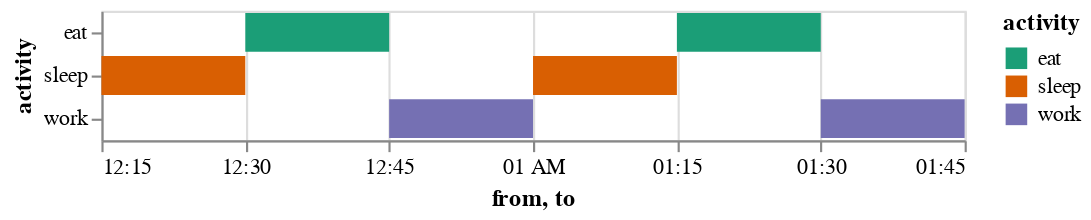

Write notebook code for a chart like this one.
### Code cell
alt.Chart(data).mark_bar().encode(
    x='from',
    x2='to',
    y='activity',
    color=alt.Color('activity', scale=alt.Scale(scheme='dark2'))
)

### Figure 1 — Vega-Lite specification as saved in the notebook (floating-point values rounded to 4 significant figures)
{"config": {"view": {"continuousWidth": 400, "continuousHeight": 300}}, "data": {"name": "data-c34237eeccaf8c383f76fb5f1f9153fe"}, "mark": "bar", "encoding": {"color": {"type": "nominal", "field": "activity", "scale": {"scheme": "dark2"}}, "x": {"type": "temporal", "field": "from"}, "x2": {"field": "to"}, "y": {"type": "nominal", "field": "activity"}}, "$schema": "https://vega.github.io/schema/vega-lite/v4.8.1.json", "datasets": {"data-c34237eeccaf8c383f76fb5f1f9153fe": [{"from": "2018-07-17T00:15:00", "to": "2018-07-17T00:30:00", "activity": "sleep"}, {"from": "2018-07-17T00:30:00", "to": "2018-07-17T00:45:00", "activity": "eat"}, {"from": "2018-07-17T00:45:00", "to": "2018-07-17T01:00:00", "activity": "work"}, {"from": "2018-07-17T01:00:00", "to": "2018-07-17T01:15:00", "activity": "sleep"}, {"from": "2018-07-17T01:15:00", "to": "2018-07-17T01:30:00", "activity": "eat"}, {"from": "2018-07-17T01:30:00", "to": "2018-07-17T01:45:00", "activity": "work"}]}}
